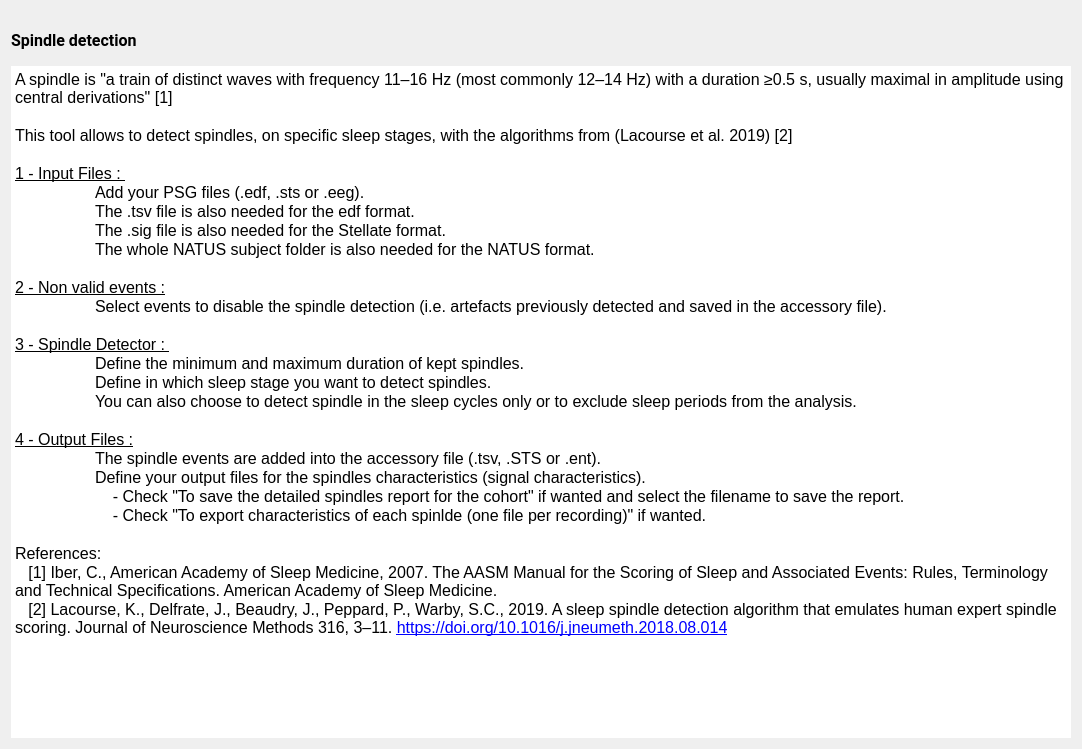
<?xml version="1.0" encoding="UTF-8"?>
<ui version="4.0">
 <class>SpindleDetectionDoc</class>
 <widget class="QWidget" name="SpindleDetectionDoc">
  <property name="geometry">
   <rect>
    <x>0</x>
    <y>0</y>
    <width>1082</width>
    <height>749</height>
   </rect>
  </property>
  <property name="windowTitle">
   <string/>
  </property>
  <property name="styleSheet">
   <string notr="true">font: 12pt &quot;Roboto&quot;;</string>
  </property>
  <layout class="QVBoxLayout" name="verticalLayout_2">
   <item>
    <widget class="QLabel" name="spindle_image">
     <property name="maximumSize">
      <size>
       <width>16777215</width>
       <height>100</height>
      </size>
     </property>
     <property name="text">
      <string/>
     </property>
     <property name="pixmap">
      <pixmap resource="spindle.qrc">:/spindle_moda/e0004-b1-01-05-0001-smp303751_res80.png</pixmap>
     </property>
     <property name="scaledContents">
      <bool>false</bool>
     </property>
     <property name="alignment">
      <set>Qt::AlignmentFlag::AlignCenter</set>
     </property>
    </widget>
   </item>
   <item>
    <layout class="QVBoxLayout" name="verticalLayout">
     <item>
      <widget class="QLabel" name="label">
       <property name="font">
        <font>
         <family>Roboto</family>
         <pointsize>12</pointsize>
         <italic>false</italic>
         <bold>false</bold>
        </font>
       </property>
       <property name="text">
        <string>&lt;html&gt;&lt;head/&gt;&lt;body&gt;&lt;p&gt;&lt;span style=&quot; font-weight:600;&quot;&gt;Spindle detection&lt;/span&gt;&lt;/p&gt;&lt;/body&gt;&lt;/html&gt;</string>
       </property>
      </widget>
     </item>
     <item>
      <spacer name="verticalSpacer">
       <property name="orientation">
        <enum>Qt::Orientation::Vertical</enum>
       </property>
       <property name="sizeType">
        <enum>QSizePolicy::Policy::Fixed</enum>
       </property>
       <property name="sizeHint" stdset="0">
        <size>
         <width>20</width>
         <height>10</height>
        </size>
       </property>
      </spacer>
     </item>
     <item>
      <widget class="QTextEdit" name="textEdit">
       <property name="frameShape">
        <enum>QFrame::Shape::NoFrame</enum>
       </property>
       <property name="frameShadow">
        <enum>QFrame::Shadow::Plain</enum>
       </property>
       <property name="lineWidth">
        <number>0</number>
       </property>
       <property name="readOnly">
        <bool>true</bool>
       </property>
       <property name="html">
        <string>&lt;!DOCTYPE HTML PUBLIC &quot;-//W3C//DTD HTML 4.0//EN&quot; &quot;http://www.w3.org/TR/REC-html40/strict.dtd&quot;&gt;
&lt;html&gt;&lt;head&gt;&lt;meta name=&quot;qrichtext&quot; content=&quot;1&quot; /&gt;&lt;meta charset=&quot;utf-8&quot; /&gt;&lt;style type=&quot;text/css&quot;&gt;
p, li { white-space: pre-wrap; }
hr { height: 1px; border-width: 0; }
li.unchecked::marker { content: &quot;\2610&quot;; }
li.checked::marker { content: &quot;\2612&quot;; }
&lt;/style&gt;&lt;/head&gt;&lt;body style=&quot; font-family:'Roboto'; font-size:12pt; font-weight:400; font-style:normal;&quot;&gt;
&lt;p style=&quot; margin-top:0px; margin-bottom:0px; margin-left:0px; margin-right:0px; -qt-block-indent:0; text-indent:0px;&quot;&gt;A spindle is &amp;quot;a train of distinct waves with frequency 11–16 Hz (most commonly 12–14 Hz) with a duration ≥0.5 s, usually maximal in amplitude using central derivations&amp;quot; [1]&lt;/p&gt;
&lt;p style=&quot;-qt-paragraph-type:empty; margin-top:0px; margin-bottom:0px; margin-left:0px; margin-right:0px; -qt-block-indent:0; text-indent:0px;&quot;&gt;&lt;br /&gt;&lt;/p&gt;
&lt;p style=&quot; margin-top:0px; margin-bottom:0px; margin-left:0px; margin-right:0px; -qt-block-indent:0; text-indent:0px;&quot;&gt;This tool allows to detect spindles, on specific sleep stages, with the algorithms from (Lacourse et al. 2019) [2]&lt;/p&gt;
&lt;p style=&quot;-qt-paragraph-type:empty; margin-top:0px; margin-bottom:0px; margin-left:0px; margin-right:0px; -qt-block-indent:0; text-indent:0px;&quot;&gt;&lt;br /&gt;&lt;/p&gt;
&lt;p style=&quot; margin-top:0px; margin-bottom:0px; margin-left:0px; margin-right:0px; -qt-block-indent:0; text-indent:0px;&quot;&gt;&lt;span style=&quot; text-decoration: underline;&quot;&gt;1 - Input Files : &lt;/span&gt;&lt;/p&gt;
&lt;p style=&quot; margin-top:0px; margin-bottom:0px; margin-left:0px; margin-right:0px; -qt-block-indent:0; text-indent:0px;&quot;&gt;	Add your PSG files (.edf, .sts or .eeg). &lt;/p&gt;
&lt;p style=&quot; margin-top:0px; margin-bottom:0px; margin-left:0px; margin-right:0px; -qt-block-indent:0; text-indent:0px;&quot;&gt;	The .tsv file is also needed for the edf format.&lt;/p&gt;
&lt;p style=&quot; margin-top:0px; margin-bottom:0px; margin-left:0px; margin-right:0px; -qt-block-indent:0; text-indent:0px;&quot;&gt;	The .sig file is also needed for the Stellate format.&lt;/p&gt;
&lt;p style=&quot; margin-top:0px; margin-bottom:0px; margin-left:0px; margin-right:0px; -qt-block-indent:0; text-indent:0px;&quot;&gt;	The whole NATUS subject folder is also needed for the NATUS format. &lt;/p&gt;
&lt;p style=&quot;-qt-paragraph-type:empty; margin-top:0px; margin-bottom:0px; margin-left:0px; margin-right:0px; -qt-block-indent:0; text-indent:0px;&quot;&gt;&lt;br /&gt;&lt;/p&gt;
&lt;p style=&quot; margin-top:0px; margin-bottom:0px; margin-left:0px; margin-right:0px; -qt-block-indent:0; text-indent:0px;&quot;&gt;&lt;span style=&quot; text-decoration: underline;&quot;&gt;2 - Non valid events :&lt;/span&gt;&lt;/p&gt;
&lt;p style=&quot; margin-top:0px; margin-bottom:0px; margin-left:0px; margin-right:0px; -qt-block-indent:0; text-indent:0px;&quot;&gt;	Select events to disable the spindle detection (i.e. artefacts previously detected and saved in the accessory file).&lt;/p&gt;
&lt;p style=&quot;-qt-paragraph-type:empty; margin-top:0px; margin-bottom:0px; margin-left:0px; margin-right:0px; -qt-block-indent:0; text-indent:0px;&quot;&gt;&lt;br /&gt;&lt;/p&gt;
&lt;p style=&quot; margin-top:0px; margin-bottom:0px; margin-left:0px; margin-right:0px; -qt-block-indent:0; text-indent:0px;&quot;&gt;&lt;span style=&quot; text-decoration: underline;&quot;&gt;3 - Spindle Detector : &lt;/span&gt;&lt;/p&gt;
&lt;p style=&quot; margin-top:0px; margin-bottom:0px; margin-left:0px; margin-right:0px; -qt-block-indent:0; text-indent:0px;&quot;&gt;	Define the minimum and maximum duration of kept spindles.&lt;/p&gt;
&lt;p style=&quot; margin-top:0px; margin-bottom:0px; margin-left:0px; margin-right:0px; -qt-block-indent:0; text-indent:0px;&quot;&gt;	Define in which sleep stage you want to detect spindles.&lt;/p&gt;
&lt;p style=&quot; margin-top:0px; margin-bottom:0px; margin-left:0px; margin-right:0px; -qt-block-indent:0; text-indent:0px;&quot;&gt;	You can also choose to detect spindle in the sleep cycles only or to exclude sleep periods from the analysis.&lt;/p&gt;
&lt;p style=&quot;-qt-paragraph-type:empty; margin-top:0px; margin-bottom:0px; margin-left:0px; margin-right:0px; -qt-block-indent:0; text-indent:0px;&quot;&gt;&lt;br /&gt;&lt;/p&gt;
&lt;p style=&quot; margin-top:0px; margin-bottom:0px; margin-left:0px; margin-right:0px; -qt-block-indent:0; text-indent:0px;&quot;&gt;&lt;span style=&quot; text-decoration: underline;&quot;&gt;4 - Output Files :&lt;/span&gt;&lt;/p&gt;
&lt;p style=&quot; margin-top:0px; margin-bottom:0px; margin-left:0px; margin-right:0px; -qt-block-indent:0; text-indent:0px;&quot;&gt;	The spindle events are added into the accessory file (.tsv, .STS or .ent).&lt;/p&gt;
&lt;p style=&quot; margin-top:0px; margin-bottom:0px; margin-left:0px; margin-right:0px; -qt-block-indent:0; text-indent:0px;&quot;&gt;	Define your output files for the spindles characteristics (signal characteristics). &lt;/p&gt;
&lt;p style=&quot; margin-top:0px; margin-bottom:0px; margin-left:0px; margin-right:0px; -qt-block-indent:0; text-indent:0px;&quot;&gt;	    - Check &amp;quot;To save the detailed spindles report for the cohort&amp;quot; if wanted and select the filename to save the report.&lt;/p&gt;
&lt;p style=&quot; margin-top:0px; margin-bottom:0px; margin-left:0px; margin-right:0px; -qt-block-indent:0; text-indent:0px;&quot;&gt;	    - Check &amp;quot;To export characteristics of each spinlde (one file per recording)&amp;quot; if wanted.&lt;/p&gt;
&lt;p style=&quot;-qt-paragraph-type:empty; margin-top:0px; margin-bottom:0px; margin-left:0px; margin-right:0px; -qt-block-indent:0; text-indent:0px;&quot;&gt;&lt;br /&gt;&lt;/p&gt;
&lt;p style=&quot; margin-top:0px; margin-bottom:0px; margin-left:0px; margin-right:0px; -qt-block-indent:0; text-indent:0px;&quot;&gt;References:&lt;/p&gt;
&lt;p style=&quot; margin-top:0px; margin-bottom:0px; margin-left:0px; margin-right:0px; -qt-block-indent:0; text-indent:0px;&quot;&gt;   [1] Iber, C., American Academy of Sleep Medicine, 2007. The AASM Manual for the Scoring of Sleep and Associated Events: Rules, Terminology and Technical Specifications. American Academy of Sleep Medicine. &lt;/p&gt;
&lt;p style=&quot; margin-top:0px; margin-bottom:0px; margin-left:0px; margin-right:0px; -qt-block-indent:0; text-indent:0px;&quot;&gt;   [2] Lacourse, K., Delfrate, J., Beaudry, J., Peppard, P., Warby, S.C., 2019. A sleep spindle detection algorithm that emulates human expert spindle scoring. Journal of Neuroscience Methods 316, 3–11. &lt;a href=&quot;https://doi.org/10.1016/j.jneumeth.2018.08.014&quot;&gt;&lt;span style=&quot; text-decoration: underline; color:#0000ff;&quot;&gt;https://doi.org/10.1016/j.jneumeth.2018.08.014&lt;/span&gt;&lt;/a&gt; &lt;/p&gt;&lt;/body&gt;&lt;/html&gt;</string>
       </property>
      </widget>
     </item>
    </layout>
   </item>
  </layout>
 </widget>
 <resources>
  <include location="spindle.qrc"/>
  <include location="../../../../../snooz-toolbox/src/main/python/ui/themes/themes.qrc"/>
 </resources>
 <connections/>
</ui>
